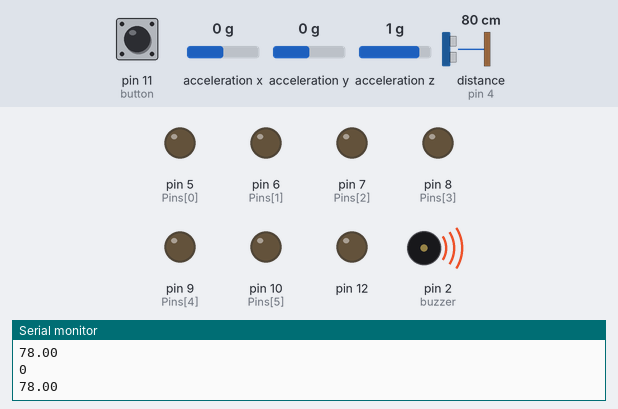
Simulated run of this sketch. Board: Arduino Uno, built with avr-gcc and run on an emulated ATmega328P. Shown: output pins drawn as LEDs (lit = HIGH), buzzer (waves = sounding, pin HIGH), the last lines printed to the serial monitor. Wiring (inferred from the names in the program): ultrasonic range finder: trigger pin 3; echo pin 4; ADXL345 accelerometer at I2C address 0x53. Dashed ring = blinking. Inputs (shaded band) come from the test bench; at power-on: distance to the obstacle (sensor on pin 4) 80 cm, pin 11 (button) LOW, acceleration x 0 g, acceleration y 0 g, acceleration z 1 g. The echo pulse lasts 58.3 µs per cm; pins used as bus, display or sensor lines are not drawn.

Above: at 1.2 s.
1.3 s: distance to the obstacle (sensor on pin 4) set to 57 cm
2.8 s: distance to the obstacle (sensor on pin 4) set to 46 cm
At 3.03 s:
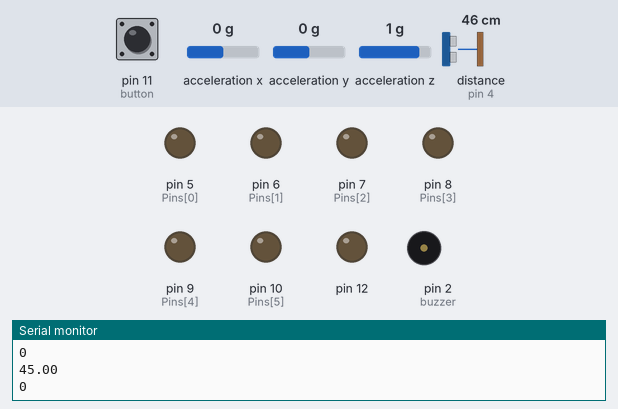
5.8 s: pin 11 (button) pulled HIGH for 1 s
At 6.8 s:
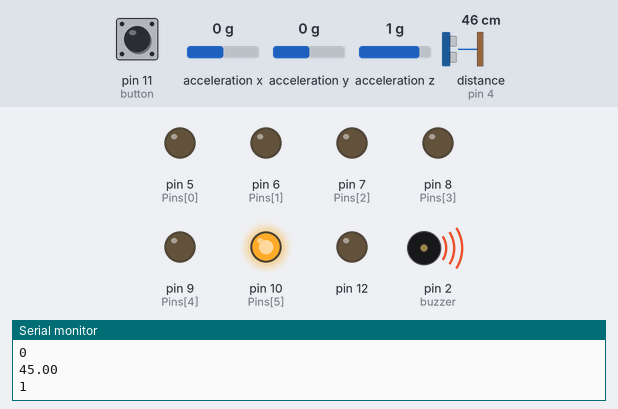
18.8 s: distance to the obstacle (sensor on pin 4) set to 60 cm
21.8 s: pin 11 (button) pulled HIGH for 3.2 s
At 23.7 s:
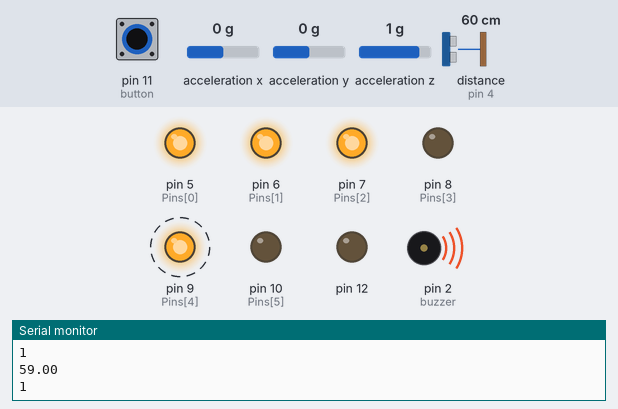
Timing chart, 0 to 27.5 s (numbered marks = the images above; inputs shaded):
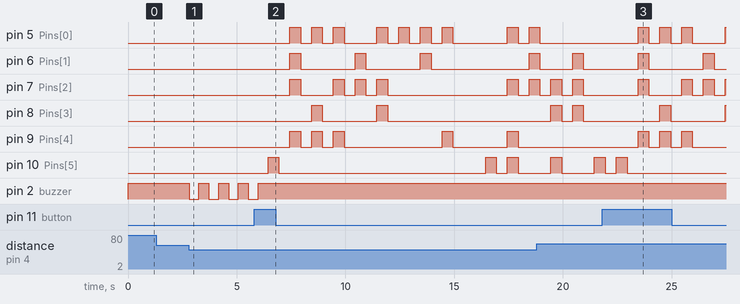

Measured:
- the behaviour switches between 52 and 51 cm on distance to the obstacle (sensor on pin 4) (found by bisection; images 0 and 1)
- after the input at 2.8 s, pin 2 (buzzer): alternates HIGH for 0.46 s and LOW for 0.45 s, starting at once
- after the input at 5.8 s, pin 5 (Pins[0]): LOW → HIGH after 1.6 s, → LOW 0.50 s later, → HIGH 0.50 s later, → LOW 0.50 s later, … (17 changes in this stretch); pin 6 (Pins[1]): LOW → HIGH after 1.6 s, then repeats every 3.0 s: LOW 2.5 s, HIGH 0.50 s
- after the input at 21.8 s, pin 5 (Pins[0]): LOW → HIGH after 1.7 s, then repeats every 1.0 s: LOW 0.50 s, HIGH 0.50 s; pin 6 (Pins[1]): alternates HIGH for 0.50 s and LOW for 2.5 s, starting after 1.7 s

The sketch:

sketch_nov17a.ino
```cpp
#include "ADXL345.h"

int trig = 3;
int echo = 4;
int buzzer = 2;
long dur = 0;
float distance = 0;
long Pins[] = {5, 6, 7, 8, 9, 10};
long State[] = {100000, 101000, 110000, 110100, 100100, 111000, 111100, 101100, 11000, 11100, 100010, 101010, 110010, 110110, 100110, 111010, 111110, 101110, 11010, 11110, 100011, 101011, 11101, 110011, 110111, 100111, 1101, 1000, 1011, 1110, 10, 11, 1, 10111, 11100, 100000, 101000, 110000, 110100, 100100, 111000, 111100, 101100, 11000};
int startLetters = 0;
int startDigits = 34;
int startSigns = 26;
char s[] = ".,?!'-";
int capital = 32;
char text[] = "Polihack V6.0";
int button = 11;

ADXL345 accelerometer;

void setup(){
  Serial.begin(9600);
  accelerometer.begin();

  Serial.println("");
  pinMode(trig, OUTPUT);
  pinMode(buzzer, OUTPUT);
  pinMode(echo, INPUT);
  for (int i = 0;i < 6; ++i){
    pinMode(Pins[i], OUTPUT);
  }
  pinMode(button, INPUT);
  pinMode(12, OUTPUT);
  accelerometer.setFreeFallThreshold(0.35);
  accelerometer.setFreeFallDuration(0.1);

  accelerometer.useInterrupt(ADXL345_INT1);
}

void loop(){
  digitalWrite(buzzer, HIGH);
  Vector norm = accelerometer.readNormalize();
  Activites activ = accelerometer.readActivites();

  if (activ.isFreeFall)
  {

    Serial.println("Free Fall Detected!");
    digitalWrite(buzzer, LOW);
    delay(5000);
    digitalWrite(buzzer, HIGH);
  }


  digitalWrite(trig, LOW);
  digitalWrite(trig, HIGH);
  delayMicroseconds(2);
  digitalWrite(trig, LOW);
  delayMicroseconds(10);
  dur = pulseIn(echo, HIGH);
  distance = dur * 340 / 20000;
  Serial.println(distance);
  Serial.println(digitalRead(button));

  if (digitalRead(button) == HIGH){
    showMessage();
  }
  else
  if (distance <= 50){
    digitalWrite(buzzer, LOW);
    delay(distance * 10);
    digitalWrite(buzzer, HIGH);
    delay(distance * 10);
  }
}

void showMessage(){
  long aux;
  for (int k = 0; k <= strlen(text); ++k){
      if ('a' <= text[k] && 'z' >= text[k])
        aux = State[text[k] - 'a'], showPins(aux);
      else if (strchr(s, text[k]))
        aux = State[startSigns + strchr(s, text[k]) - s], showPins(aux);
      else if ('0' <= text[k] && '9' >= text[k])
        aux = State[startDigits + text[k] - '0'], showPins(aux);
      else if ('A' <= text[k] && 'Z' >= text[k]){
        aux = State[capital];
        showPins(aux);
        delayReset();
        aux = State[text[k] - 'A'];
        showPins(aux);
      }
      delayReset();
   }
}

void showPins(long state){

  for (int i = 5; i >= 0; --i){
    if (state % 10 != 0){
      digitalWrite(Pins[i], HIGH);
    }
    state /= 10;
  }
}

void delayReset(){
  delay(500);
  for (int i = 0; i < 6; ++i){
    digitalWrite(Pins[i], LOW);
  }
  delay(500);
}
```

ADXL345.cpp
```cpp
// (licence header left out)
#if ARDUINO >= 100
#include "Arduino.h"
#else
#include "WProgram.h"
#endif

#include <Wire.h>

#include "ADXL345.h"

bool ADXL345::begin()
{
    f.XAxis = 0;
    f.YAxis = 0;
    f.ZAxis = 0;

    Wire.begin();

    // Check ADXL345 REG DEVID
    if (fastRegister8(ADXL345_REG_DEVID) != 0xE5)
    {
        return false;
    }

    // Enable measurement mode (0b00001000)
    writeRegister8(ADXL345_REG_POWER_CTL, 0x08);

    clearSettings();

    return true;
}

// Set Range
void ADXL345::setRange(adxl345_range_t range)
{
  // Get actual value register
  uint8_t value = readRegister8(ADXL345_REG_DATA_FORMAT);

  // Update the data rate
  // (&) 0b11110000 (0xF0 - Leave HSB)
  // (|) 0b0000xx?? (range - Set range)
  // (|) 0b00001000 (0x08 - Set Full Res)
  value &= 0xF0;
  value |= range;
  value |= 0x08;

  writeRegister8(ADXL345_REG_DATA_FORMAT, value);
}

// Get Range
adxl345_range_t ADXL345::getRange(void)
{
    return (adxl345_range_t)(readRegister8(ADXL345_REG_DATA_FORMAT) & 0x03);
}

// Set Data Rate
void ADXL345::setDataRate(adxl345_dataRate_t dataRate)
{
    writeRegister8(ADXL345_REG_BW_RATE, dataRate);
}

// Get Data Rate
adxl345_dataRate_t ADXL345::getDataRate(void)
{
    return (adxl345_dataRate_t)(readRegister8(ADXL345_REG_BW_RATE) & 0x0F);
}

// Low Pass Filter
Vector ADXL345::lowPassFilter(Vector vector, float alpha)
{
    f.XAxis = vector.XAxis * alpha + (f.XAxis * (1.0 - alpha));
    f.YAxis = vector.YAxis * alpha + (f.YAxis * (1.0 - alpha));
    f.ZAxis = vector.ZAxis * alpha + (f.ZAxis * (1.0 - alpha));
    return f;
}

// Read raw values
Vector ADXL345::readRaw(void)
{
    r.XAxis = readRegister16(ADXL345_REG_DATAX0);
    r.YAxis = readRegister16(ADXL345_REG_DATAY0);
    r.ZAxis = readRegister16(ADXL345_REG_DATAZ0);
    return r;
}

// Read normalized values
Vector ADXL345::readNormalize(float gravityFactor)
{
    readRaw();

    // (4 mg/LSB scale factor in Full Res) * gravity factor
    n.XAxis = r.XAxis * 0.004 * gravityFactor;
    n.YAxis = r.YAxis * 0.004 * gravityFactor;
    n.ZAxis = r.ZAxis * 0.004 * gravityFactor;

    return n;
}

// Read scaled values
Vector ADXL345::readScaled(void)
{
    readRaw();

    // (4 mg/LSB scale factor in Full Res)
    n.XAxis = r.XAxis * 0.004;
    n.YAxis = r.YAxis * 0.004;
    n.ZAxis = r.ZAxis * 0.004;

    return n;
}

void ADXL345::clearSettings(void)
{
    setRange(ADXL345_RANGE_2G);
    setDataRate(ADXL345_DATARATE_100HZ);

    writeRegister8(ADXL345_REG_THRESH_TAP, 0x00);
    writeRegister8(ADXL345_REG_DUR, 0x00);
    writeRegister8(ADXL345_REG_LATENT, 0x00);
    writeRegister8(ADXL345_REG_WINDOW, 0x00);
    writeRegister8(ADXL345_REG_THRESH_ACT, 0x00);
    writeRegister8(ADXL345_REG_THRESH_INACT, 0x00);
    writeRegister8(ADXL345_REG_TIME_INACT, 0x00);
    writeRegister8(ADXL345_REG_THRESH_FF, 0x00);
    writeRegister8(ADXL345_REG_TIME_FF, 0x00);

    uint8_t value;

    value = readRegister8(ADXL345_REG_ACT_INACT_CTL);
    value &= 0b10001000;
    writeRegister8(ADXL345_REG_ACT_INACT_CTL, value);

    value = readRegister8(ADXL345_REG_TAP_AXES);
    value &= 0b11111000;
    writeRegister8(ADXL345_REG_TAP_AXES, value);
}

// Set Tap Threshold (62.5mg / LSB)
void ADXL345::setTapThreshold(float threshold)
{
    uint8_t scaled = constrain(threshold / 0.0625f, 0, 255);
    writeRegister8(ADXL345_REG_THRESH_TAP, scaled);
}

// Get Tap Threshold (62.5mg / LSB)
float ADXL345::getTapThreshold(void)
{
    return readRegister8(ADXL345_REG_THRESH_TAP) * 0.0625f;
}

// Set Tap Duration (625us / LSB)
void ADXL345::setTapDuration(float duration)
{
    uint8_t scaled = constrain(duration / 0.000625f, 0, 255);
    writeRegister8(ADXL345_REG_DUR, scaled);
}

// Get Tap Duration (625us / LSB)
float ADXL345::getTapDuration(void)
{
    return readRegister8(ADXL345_REG_DUR) * 0.000625f;
}

// Set Double Tap Latency (1.25ms / LSB)
void ADXL345::setDoubleTapLatency(float latency)
{
    uint8_t scaled = constrain(latency / 0.00125f, 0, 255);
    writeRegister8(ADXL345_REG_LATENT, scaled);
}

// Get Double Tap Latency (1.25ms / LSB)
float ADXL345::getDoubleTapLatency()
{
    return readRegister8(ADXL345_REG_LATENT) * 0.00125f;
}

// Set Double Tap Window (1.25ms / LSB)
void ADXL345::setDoubleTapWindow(float window)
{
    uint8_t scaled = constrain(window / 0.00125f, 0, 255);
    writeRegister8(ADXL345_REG_WINDOW, scaled);
}

// Get Double Tap Window (1.25ms / LSB)
float ADXL345::getDoubleTapWindow(void)
{
    return readRegister8(ADXL345_REG_WINDOW) * 0.00125f;
}

// Set Activity Threshold (62.5mg / LSB)
void ADXL345::setActivityThreshold(float threshold)
{
    uint8_t scaled = constrain(threshold / 0.0625f, 0, 255);
    writeRegister8(ADXL345_REG_THRESH_ACT, scaled);
}

// Get Activity Threshold (65.5mg / LSB)
float ADXL345::getActivityThreshold(void)
{
    return readRegister8(ADXL345_REG_THRESH_ACT) * 0.0625f;
}

// Set Inactivity Threshold (65.5mg / LSB)
void ADXL345::setInactivityThreshold(float threshold)
{
    uint8_t scaled = constrain(threshold / 0.0625f, 0, 255);
    writeRegister8(ADXL345_REG_THRESH_INACT, scaled);
}

// Get Incactivity Threshold (65.5mg / LSB)
float ADXL345::getInactivityThreshold(void)
{
    return readRegister8(ADXL345_REG_THRESH_INACT) * 0.0625f;
}

// Set Inactivity Time (s / LSB)
void ADXL345::setTimeInactivity(uint8_t time)
{
    writeRegister8(ADXL345_REG_TIME_INACT, time);
}

// Get Inactivity Time (s / LSB)
uint8_t ADXL345::getTimeInactivity(void)
{
    return readRegister8(ADXL345_REG_TIME_INACT);
}

// Set Free Fall Threshold (65.5mg / LSB)
void ADXL345::setFreeFallThreshold(float threshold)
{
    uint8_t scaled = constrain(threshold / 0.0625f, 0, 255);
    writeRegister8(ADXL345_REG_THRESH_FF, scaled);
}

// Get Free Fall Threshold (65.5mg / LSB)
float ADXL345::getFreeFallThreshold(void)
{
    return readRegister8(ADXL345_REG_THRESH_FF) * 0.0625f;
}

// Set Free Fall Duratiom (5ms / LSB)
void ADXL345::setFreeFallDuration(float duration)
{
    uint8_t scaled = constrain(duration / 0.005f, 0, 255);
    writeRegister8(ADXL345_REG_TIME_FF, scaled);
}

// Get Free Fall Duratiom
float ADXL345::getFreeFallDuration()
{
    return readRegister8(ADXL345_REG_TIME_FF) * 0.005f;
}

void ADXL345::setActivityX(bool state)
{
    writeRegisterBit(ADXL345_REG_ACT_INACT_CTL, 6, state);
}

bool ADXL345::getActivityX(void)
{
    return readRegisterBit(ADXL345_REG_ACT_INACT_CTL, 6);
}

void ADXL345::setActivityY(bool state)
{
    writeRegisterBit(ADXL345_REG_ACT_INACT_CTL, 5, state);
}

bool ADXL345::getActivityY(void)
{
    return readRegisterBit(ADXL345_REG_ACT_INACT_CTL, 5);
}

void ADXL345::setActivityZ(bool state)
{
    writeRegisterBit(ADXL345_REG_ACT_INACT_CTL, 4, state);
}

bool ADXL345::getActivityZ(void)
{
    return readRegisterBit(ADXL345_REG_ACT_INACT_CTL, 4);
}

void ADXL345::setActivityXYZ(bool state)
{
    uint8_t value;

    value = readRegister8(ADXL345_REG_ACT_INACT_CTL);

    if (state)
    {
	value |= 0b00111000;
    } else
    {
	value &= 0b11000111;
    }

    writeRegister8(ADXL345_REG_ACT_INACT_CTL, value);
}


void ADXL345::setInactivityX(bool state)
{
    writeRegisterBit(ADXL345_REG_ACT_INACT_CTL, 2, state);
}

bool ADXL345::getInactivityX(void)
{
    return readRegisterBit(ADXL345_REG_ACT_INACT_CTL, 2);
}

void ADXL345::setInactivityY(bool state)
{
    writeRegisterBit(ADXL345_REG_ACT_INACT_CTL, 1, state);
}

bool ADXL345::getInactivityY(void)
{
    return readRegisterBit(ADXL345_REG_ACT_INACT_CTL, 1);
}

void ADXL345::setInactivityZ(bool state)
{
    writeRegisterBit(ADXL345_REG_ACT_INACT_CTL, 0, state);
}

bool ADXL345::getInactivityZ(void)
{
    return readRegisterBit(ADXL345_REG_ACT_INACT_CTL, 0);
}

void ADXL345::setInactivityXYZ(bool state)
{
    uint8_t value;

    value = readRegister8(ADXL345_REG_ACT_INACT_CTL);

    if (state)
    {
	value |= 0b00000111;
    } else
    {
	value &= 0b11111000;
    }

    writeRegister8(ADXL345_REG_ACT_INACT_CTL, value);
}

void ADXL345::setTapDetectionX(bool state)
{
    writeRegisterBit(ADXL345_REG_TAP_AXES, 2, state);
}

bool ADXL345::getTapDetectionX(void)
{
    return readRegisterBit(ADXL345_REG_TAP_AXES, 2);
}

void ADXL345::setTapDetectionY(bool state)
{
    writeRegisterBit(ADXL345_REG_TAP_AXES, 1, state);
}

bool ADXL345::getTapDetectionY(void)
{
    return readRegisterBit(ADXL345_REG_TAP_AXES, 1);
}

void ADXL345::setTapDetectionZ(bool state)
{
    writeRegisterBit(ADXL345_REG_TAP_AXES, 0, state);
}

bool ADXL345::getTapDetectionZ(void)
{
    return readRegisterBit(ADXL345_REG_TAP_AXES, 0);
}

void ADXL345::setTapDetectionXYZ(bool state)
{
    uint8_t value;

    value = readRegister8(ADXL345_REG_TAP_AXES);

    if (state)
    {
	value |= 0b00000111;
    } else
    {
	value &= 0b11111000;
    }

    writeRegister8(ADXL345_REG_TAP_AXES, value);
}


void ADXL345::useInterrupt(adxl345_int_t interrupt)
{
    if (interrupt == 0)
    {
	writeRegister8(ADXL345_REG_INT_MAP, 0x00);
    } else
    {
	writeRegister8(ADXL345_REG_INT_MAP, 0xFF);
    }

    writeRegister8(ADXL345_REG_INT_ENABLE, 0xFF);
}

Activites ADXL345::readActivites(void)
{
    uint8_t data = readRegister8(ADXL345_REG_INT_SOURCE);

    a.isOverrun = ((data >> ADXL345_OVERRUN) & 1);
    a.isWatermark = ((data >> ADXL345_WATERMARK) & 1);
    a.isFreeFall = ((data >> ADXL345_FREE_FALL) & 1);
    a.isInactivity = ((data >> ADXL345_INACTIVITY) & 1);
    a.isActivity = ((data >> ADXL345_ACTIVITY) & 1);
    a.isDoubleTap = ((data >> ADXL345_DOUBLE_TAP) & 1);
    a.isTap = ((data >> ADXL345_SINGLE_TAP) & 1);
    a.isDataReady = ((data >> ADXL345_DATA_READY) & 1);

    data = readRegister8(ADXL345_REG_ACT_TAP_STATUS);

    a.isActivityOnX = ((data >> 6) & 1);
    a.isActivityOnY = ((data >> 5) & 1);
    a.isActivityOnZ = ((data >> 4) & 1);
    a.isTapOnX = ((data >> 2) & 1);
    a.isTapOnY = ((data >> 1) & 1);
    a.isTapOnZ = ((data >> 0) & 1);

    return a;
}

// Write byte to register
void ADXL345::writeRegister8(uint8_t reg, uint8_t value)
{
    Wire.beginTransmission(ADXL345_ADDRESS);
    #if ARDUINO >= 100
        Wire.write(reg);
        Wire.write(value);
    #else
        Wire.send(reg);
        Wire.send(value);
    #endif
    Wire.endTransmission();
}

// Read byte to register
uint8_t ADXL345::fastRegister8(uint8_t reg)
{
    uint8_t value;
    Wire.beginTransmission(ADXL345_ADDRESS);
    #if ARDUINO >= 100
        Wire.write(reg);
    #else
        Wire.send(reg);
    #endif
    Wire.endTransmission();

    Wire.requestFrom(ADXL345_ADDRESS, 1);
    #if ARDUINO >= 100
        value = Wire.read();
    #else
        value = Wire.receive();
    #endif;
    Wire.endTransmission();

    return value;
}

// Read byte from register
uint8_t ADXL345::readRegister8(uint8_t reg)
{
    uint8_t value;
    Wire.beginTransmission(ADXL345_ADDRESS);
    #if ARDUINO >= 100
        Wire.write(reg);
    #else
        Wire.send(reg);
    #endif
    Wire.endTransmission();

    Wire.beginTransmission(ADXL345_ADDRESS);
    Wire.requestFrom(ADXL345_ADDRESS, 1);
    while(!Wire.available()) {};
    #if ARDUINO >= 100
        value = Wire.read();
    #else
        value = Wire.receive();
    #endif;
    Wire.endTransmission();

    return value;
}

// Read word from register
int16_t ADXL345::readRegister16(uint8_t reg)
{
    int16_t value;
    Wire.beginTransmission(ADXL345_ADDRESS);
    #if ARDUINO >= 100
        Wire.write(reg);
    #else
        Wire.send(reg);
    #endif
    Wire.endTransmission();

    Wire.beginTransmission(ADXL345_ADDRESS);
    Wire.requestFrom(ADXL345_ADDRESS, 2);
    while(!Wire.available()) {};
    #if ARDUINO >= 100
        uint8_t vla = Wire.read();
        uint8_t vha = Wire.read();
    #else
        uint8_t vla = Wire.receive();
        uint8_t vha = Wire.receive();
    #endif;
    Wire.endTransmission();

    value = vha << 8 | vla;

    return value;
}

void ADXL345::writeRegisterBit(uint8_t reg, uint8_t pos, bool state)
{
    uint8_t value;
    value = readRegister8(reg);

    if (state)
    {
	value |= (1 << pos);
    } else
    {
	value &= ~(1 << pos);
    }

    writeRegister8(reg, value);
}

bool ADXL345::readRegisterBit(uint8_t reg, uint8_t pos)
{
    uint8_t value;
    value = readRegister8(reg);
    return ((value >> pos) & 1);
}
```

Source omitted: ADXL345.h (6433 bytes)
